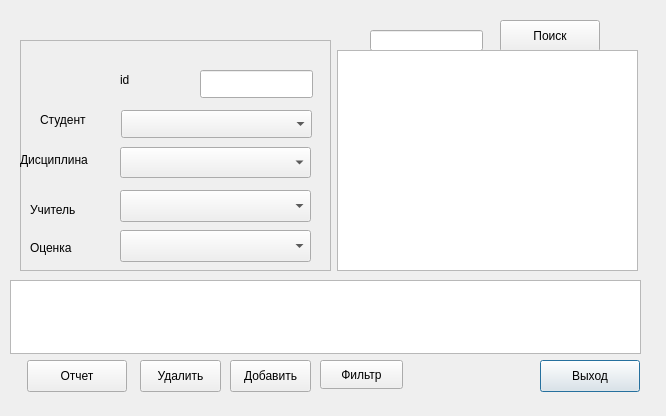
<?xml version="1.0" encoding="UTF-8"?>
<ui version="4.0">
 <class>onb7</class>
 <widget class="QDialog" name="onb7">
  <property name="geometry">
   <rect>
    <x>0</x>
    <y>0</y>
    <width>666</width>
    <height>416</height>
   </rect>
  </property>
  <property name="windowTitle">
   <string>Dialog</string>
  </property>
  <widget class="QLineEdit" name="leSearch">
   <property name="geometry">
    <rect>
     <x>370</x>
     <y>30</y>
     <width>113</width>
     <height>21</height>
    </rect>
   </property>
  </widget>
  <widget class="QPushButton" name="btnExit">
   <property name="geometry">
    <rect>
     <x>540</x>
     <y>360</y>
     <width>100</width>
     <height>32</height>
    </rect>
   </property>
   <property name="text">
    <string>Выход</string>
   </property>
  </widget>
  <widget class="QPushButton" name="btnSearch">
   <property name="geometry">
    <rect>
     <x>500</x>
     <y>20</y>
     <width>100</width>
     <height>32</height>
    </rect>
   </property>
   <property name="text">
    <string>Поиск</string>
   </property>
  </widget>
  <widget class="QTextEdit" name="teResult">
   <property name="geometry">
    <rect>
     <x>10</x>
     <y>280</y>
     <width>631</width>
     <height>74</height>
    </rect>
   </property>
   <property name="readOnly">
    <bool>true</bool>
   </property>
  </widget>
  <widget class="QPushButton" name="btnReport">
   <property name="geometry">
    <rect>
     <x>27</x>
     <y>360</y>
     <width>100</width>
     <height>32</height>
    </rect>
   </property>
   <property name="text">
    <string>Отчет</string>
   </property>
  </widget>
  <widget class="QFrame" name="frame">
   <property name="geometry">
    <rect>
     <x>20</x>
     <y>40</y>
     <width>311</width>
     <height>231</height>
    </rect>
   </property>
   <property name="frameShape">
    <enum>QFrame::StyledPanel</enum>
   </property>
   <property name="frameShadow">
    <enum>QFrame::Plain</enum>
   </property>
   <widget class="QComboBox" name="cmb3">
    <property name="geometry">
     <rect>
      <x>100</x>
      <y>150</y>
      <width>191</width>
      <height>32</height>
     </rect>
    </property>
   </widget>
   <widget class="QComboBox" name="cmb4">
    <property name="geometry">
     <rect>
      <x>100</x>
      <y>190</y>
      <width>191</width>
      <height>32</height>
     </rect>
    </property>
   </widget>
   <widget class="QLabel" name="lbGuest">
    <property name="geometry">
     <rect>
      <x>10</x>
      <y>160</y>
      <width>91</width>
      <height>20</height>
     </rect>
    </property>
    <property name="text">
     <string>Учитель</string>
    </property>
   </widget>
   <widget class="QLabel" name="lbRoom">
    <property name="geometry">
     <rect>
      <x>10</x>
      <y>200</y>
      <width>58</width>
      <height>16</height>
     </rect>
    </property>
    <property name="text">
     <string>Оценка</string>
    </property>
   </widget>
   <widget class="QLabel" name="label">
    <property name="geometry">
     <rect>
      <x>100</x>
      <y>30</y>
      <width>63</width>
      <height>20</height>
     </rect>
    </property>
    <property name="text">
     <string>id</string>
    </property>
   </widget>
   <widget class="QComboBox" name="cmb2">
    <property name="geometry">
     <rect>
      <x>100</x>
      <y>107</y>
      <width>191</width>
      <height>31</height>
     </rect>
    </property>
   </widget>
   <widget class="QComboBox" name="cmb1">
    <property name="geometry">
     <rect>
      <x>101</x>
      <y>70</y>
      <width>191</width>
      <height>28</height>
     </rect>
    </property>
   </widget>
   <widget class="QLineEdit" name="le1">
    <property name="geometry">
     <rect>
      <x>180</x>
      <y>30</y>
      <width>113</width>
      <height>28</height>
     </rect>
    </property>
   </widget>
   <widget class="QLabel" name="label_2">
    <property name="geometry">
     <rect>
      <x>20</x>
      <y>70</y>
      <width>63</width>
      <height>20</height>
     </rect>
    </property>
    <property name="text">
     <string>Студент</string>
    </property>
   </widget>
   <widget class="QLabel" name="label_3">
    <property name="geometry">
     <rect>
      <x>0</x>
      <y>110</y>
      <width>91</width>
      <height>20</height>
     </rect>
    </property>
    <property name="text">
     <string>Дисциплина</string>
    </property>
   </widget>
  </widget>
  <widget class="QTableWidget" name="tw">
   <property name="geometry">
    <rect>
     <x>337</x>
     <y>50</y>
     <width>301</width>
     <height>221</height>
    </rect>
   </property>
  </widget>
  <widget class="QPushButton" name="btn2">
   <property name="geometry">
    <rect>
     <x>140</x>
     <y>360</y>
     <width>81</width>
     <height>32</height>
    </rect>
   </property>
   <property name="text">
    <string>Удалить</string>
   </property>
  </widget>
  <widget class="QPushButton" name="btn1">
   <property name="geometry">
    <rect>
     <x>230</x>
     <y>360</y>
     <width>81</width>
     <height>32</height>
    </rect>
   </property>
   <property name="text">
    <string>Добавить</string>
   </property>
  </widget>
  <widget class="QPushButton" name="btnFilter">
   <property name="geometry">
    <rect>
     <x>320</x>
     <y>360</y>
     <width>83</width>
     <height>29</height>
    </rect>
   </property>
   <property name="text">
    <string>Фильтр</string>
   </property>
  </widget>
 </widget>
 <resources/>
 <connections/>
</ui>
